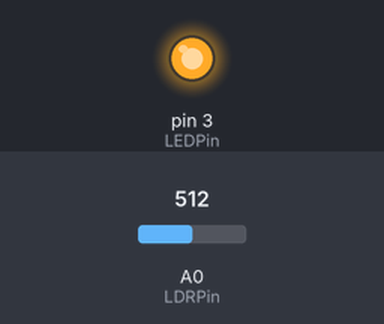
The sketch below on a simulated Arduino Uno, built with avr-gcc and run on an emulated ATmega328P. Parts: output pins drawn as LEDs (lit = HIGH). The test bench sets the inputs (shaded band); at power-on: A0 (LDRPin) = 512. What the sketch prints to the serial monitor is not drawn.

Above: at 1.2 s.
1.3 s: A0 (LDRPin) set to 493
At 2.5 s:
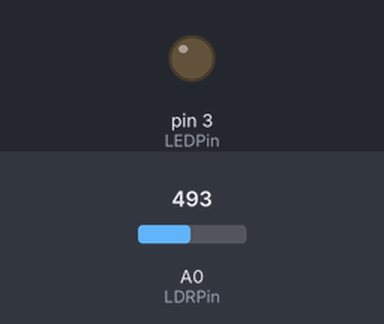
2.8 s: A0 (LDRPin) set to 510
At 3.6 s:
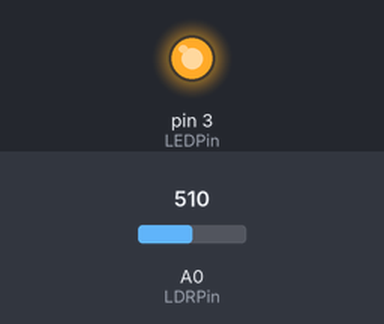
4.3 s: A0 (LDRPin) set to 490
At 4.6 s:
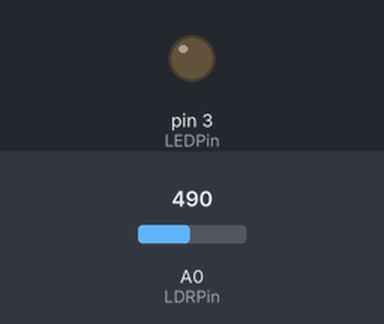
Timing chart, 0 to 7.3 s (numbered marks = the images above; inputs shaded):
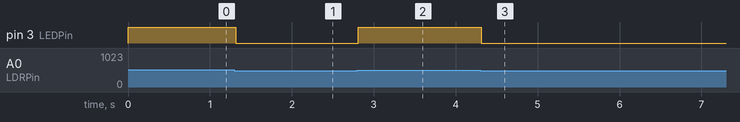

Measured:
- the behaviour switches between 501 and 500 on A0 (LDRPin) (found by bisection; images 0 and 1)
- after the input at 1.3 s, pin 3 (LEDPin): HIGH → LOW at once
- after the input at 2.8 s, pin 3 (LEDPin): LOW → HIGH at once
- after the input at 4.3 s, pin 3 (LEDPin): HIGH → LOW at once

The sketch:

LDRLED.ino
```cpp
int LEDPin = 3; //PWM olarak LED veya Base(Transistor)
int LDRPin = A0; //Analog olarak LDR

void setup() {
  pinMode(LEDPin,OUTPUT);
  pinMode(LDRPin,INPUT);//Burada ayni pot gibi bir veri alisi olacak
  Serial.begin(9600);
}


void loop() {
  int Resisdeger = analogRead(LDRPin);//Direnc degerini olctu ve bu deger LDR'den oturu (0-999)Ω araliginda olmalidir
  Serial.print("Ω :");
  Serial.println(Resisdeger);
  if(Resisdeger > 500 && Resisdeger <= 999){// 999-501Ω arasi LED yak
    digitalWrite(LEDPin,HIGH);
  }
  else if(Resisdeger <= 500 && Resisdeger >= 0){ //500-0Ω arasi LED kapa
    digitalWrite(LEDPin,LOW);
  }

}
```
